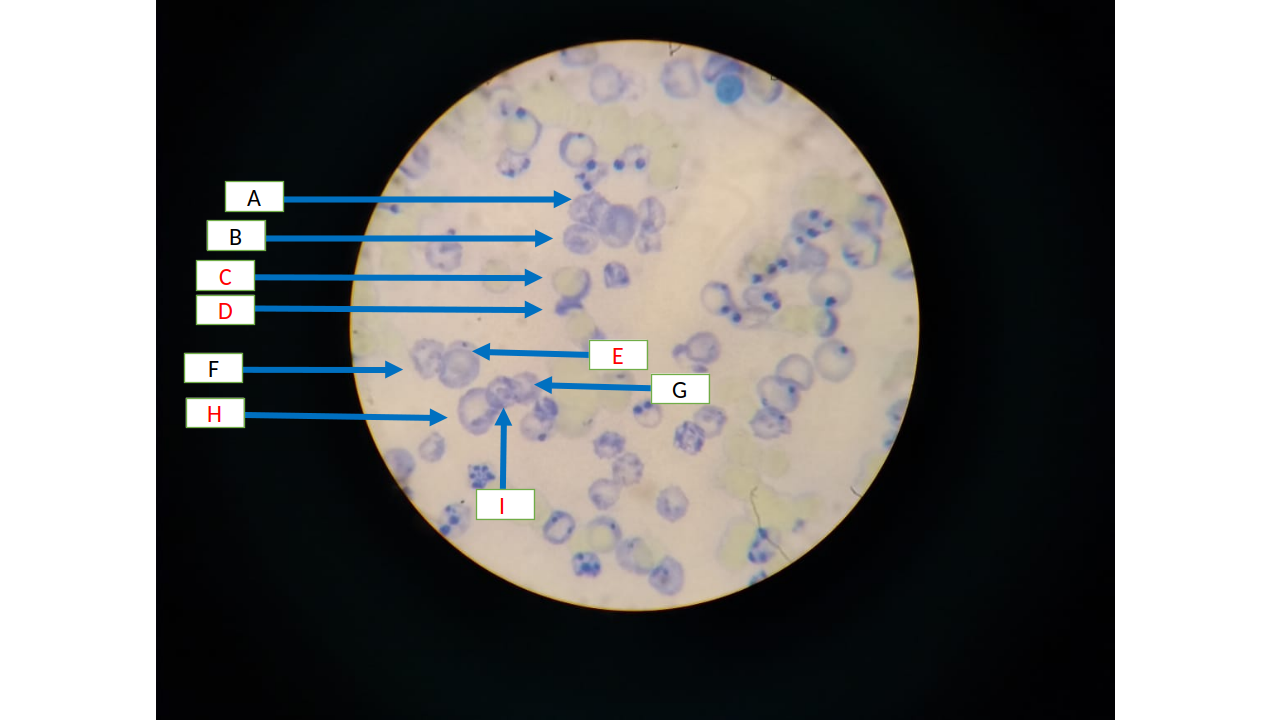
#> input picture exemplo/falsos_positivos.png, 1280 x 720 px
$ python -i extrair_fundo.py   (imports and definitions only)
#> lines starting #> are read from the running program, lines starting #| are printed output that depends on the picture; after the words box and inside, x2 and y2 are one past the last pixel; in counts of white or black regions, pixels touching at a corner belong together
#> further down, picture is the input picture: shape (720, 1280, 3); mean B, G, R 118, 119.4, 120.5
def extrairfundo(img):
    import cv2 as cv
    import numpy as np

    if img.ndim == 3:
        IR = img[:,:,0]
        IG = img[:,:,1]
        IB = img[:,:,2]

        ret,th1 = cv.threshold(IR,50,255,cv.THRESH_BINARY)
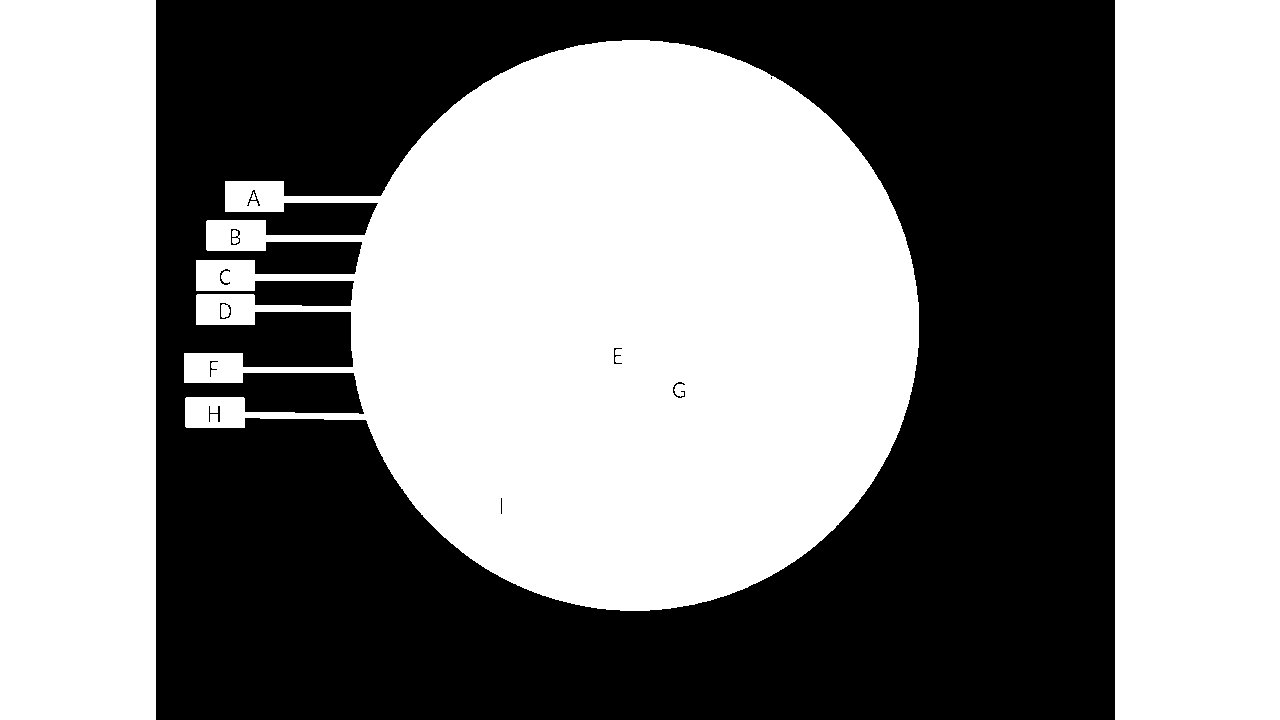
#> th1: shape (720, 1280); 54.3% white; 11 black regions (2 under 20 px), largest, box (x1, y1, x2, y2) and area: (156, 0, 1115, 720) 420308, (231, 229, 240, 245) 58, (209, 406, 220, 422) 56
        ret,th2 = cv.threshold(IG,50,255,cv.THRESH_BINARY)
#> th2: shape (720, 1280); 54.4% white; 10 black regions, largest, box (x1, y1, x2, y2) and area: (156, 0, 1115, 720) 419420, (231, 229, 241, 245) 69, (220, 303, 232, 319) 60
        ret,th3 = cv.threshold(IB,50,255,cv.THRESH_BINARY)
#> th3: shape (720, 1280); 53.3% white; 8 black regions, largest, box (x1, y1, x2, y2) and area: (156, 0, 1115, 720) 427886, (535, 377, 650, 393) 698, (473, 343, 588, 360) 682

        IR = np.multiply((255-IR),th1)
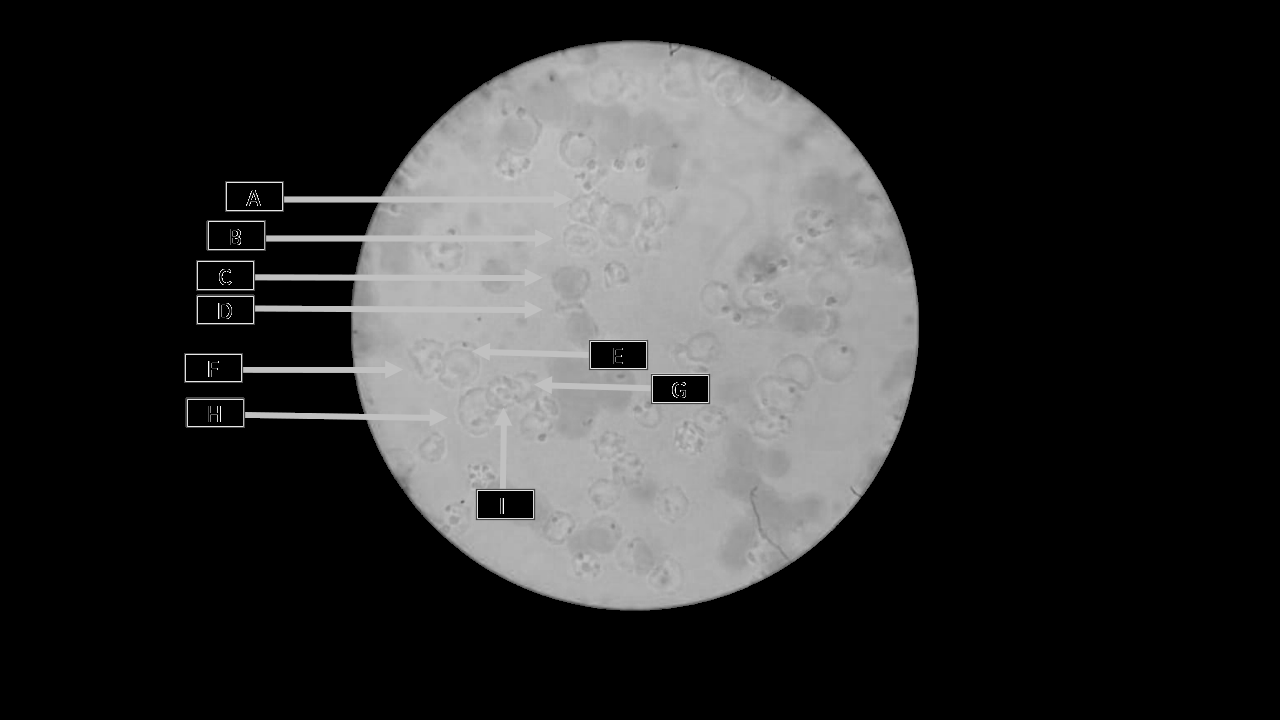
#> IR: shape (720, 1280); min 0, max 255, mean 47.5
        IG = np.multiply((255-IG),th2)
        IB = np.multiply((255-IB),th3)
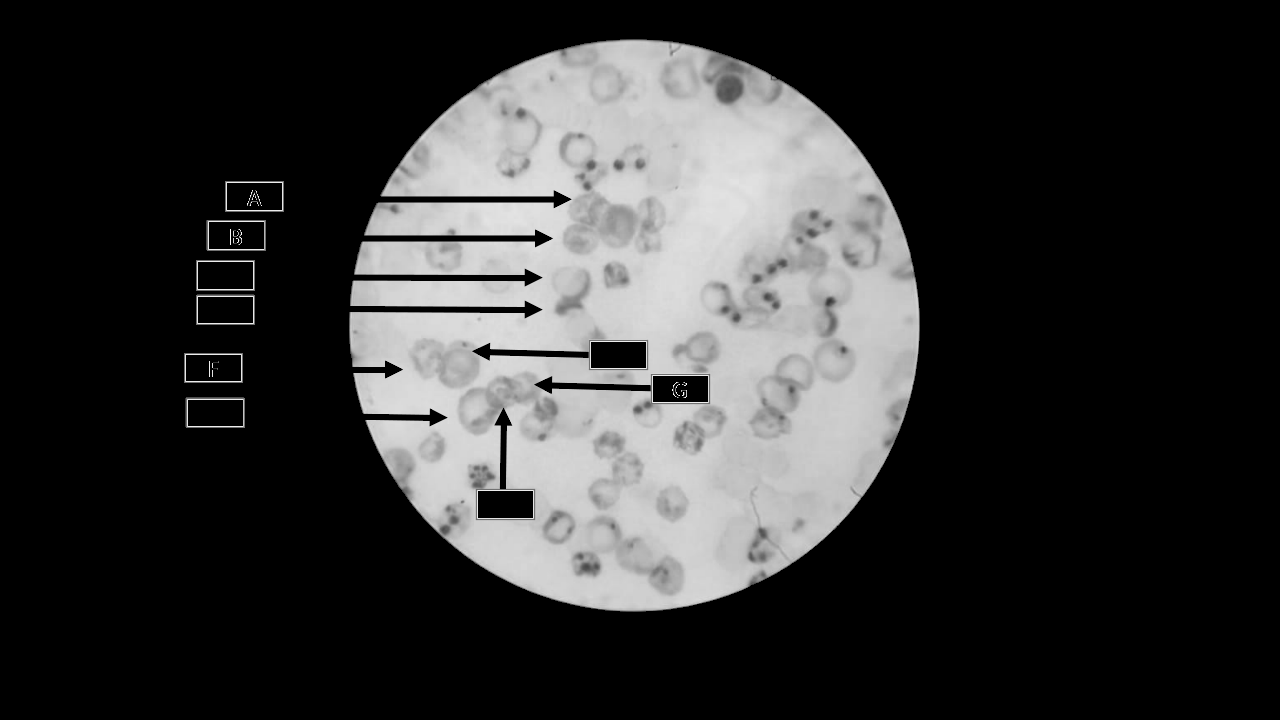
#> IB: shape (720, 1280); min 0, max 255, mean 51.9

        semfundo = np.dstack((IR,IG,IB))
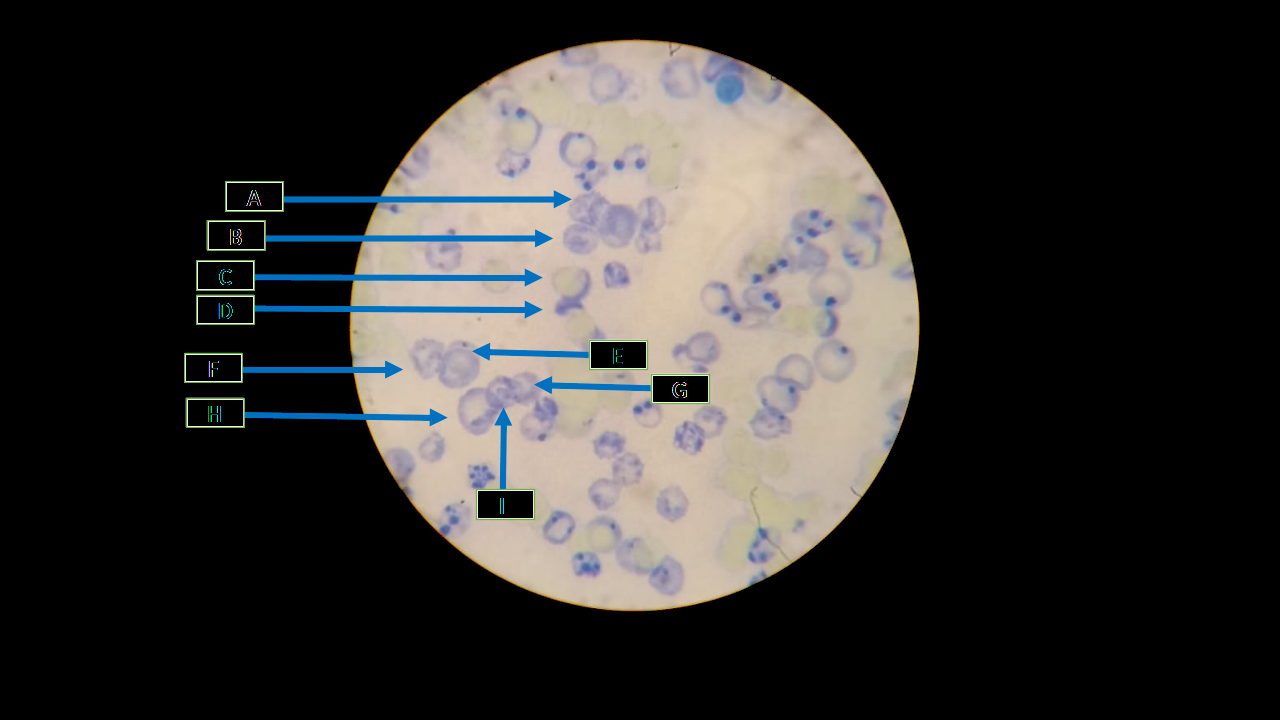
#> semfundo: shape (720, 1280, 3); mean of channels 0, 1, 2 47.5, 49.7, 51.9; drawn as B, G, R
    else:
        ret,th1 = cv.threshold(img,50,255,cv.THRESH_BINARY)

        semfundo = np.multiply((255-img),th1)
        semfundo[th1 == 0] = [255]
    return semfundo

>>> import cv2
>>> picture = cv2.imread('exemplo/falsos_positivos.png')
>>> result = extrairfundo(picture)
